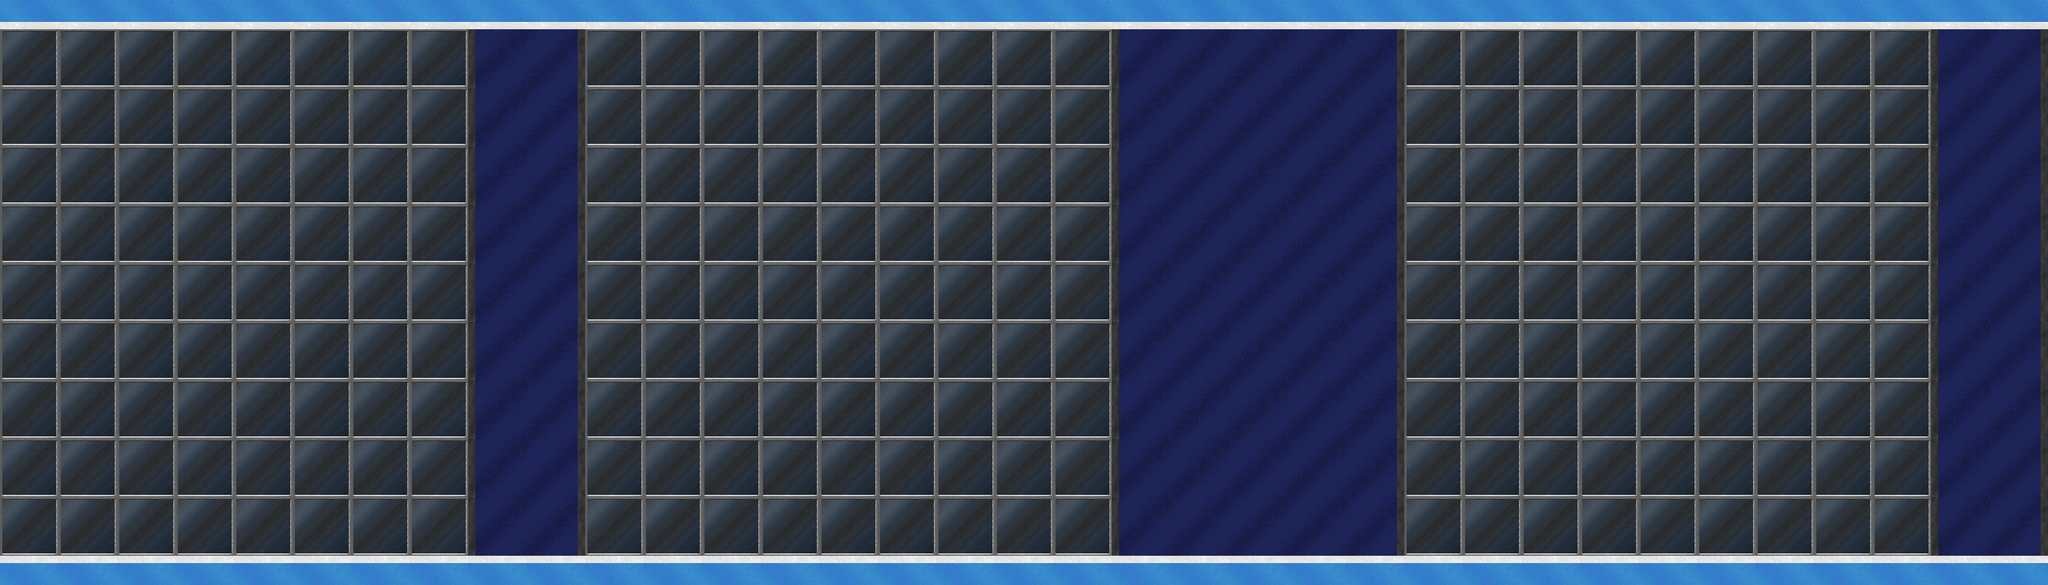

Below is a game level as drawn by its tile map, then a one-line description and the .tmx file that defines it, in full:
An orthogonal 70x20 tile map with 64x64 px tiles, 1 tile layer (Tile Layer 1).

<map version="1.0" orientation="orthogonal" width="70" height="20" tilewidth="64" tileheight="64">
 <tileset firstgid="1" name="tiles" tilewidth="64" tileheight="64">
  <image source="../textures/tiles.png" width="1280" height="1280" />
 </tileset>
 <layer name="Tile Layer 1" width="70" height="20">
  <data encoding="csv">
21,22,21,22,21,22,21,22,21,22,21,22,21,22,21,22,21,22,21,22,21,22,21,22,21,22,21,22,21,22,21,22,21,22,21,22,21,22,21,22,21,22,21,22,21,22,21,22,21,22,21,22,21,22,21,22,21,22,21,22,21,22,21,22,21,22,21,22,21,22,
121,122,121,122,121,122,121,122,121,122,121,122,121,122,121,122,363,364,361,362,121,122,121,122,121,122,121,122,121,122,121,122,121,122,121,122,121,122,363,364,373,374,373,374,373,374,361,362,121,122,121,122,121,122,121,122,121,122,121,122,121,122,121,122,121,122,363,364,361,362,
141,142,141,142,141,142,141,142,141,142,141,142,141,142,141,142,383,384,381,382,141,142,141,142,141,142,141,142,141,142,141,142,141,142,141,142,141,142,383,384,393,394,393,394,393,394,381,382,141,142,141,142,141,142,141,142,141,142,141,142,141,142,141,142,141,142,383,384,381,382,
121,122,121,122,121,122,121,122,121,122,121,122,121,122,121,122,363,364,361,362,121,122,121,122,121,122,121,122,121,122,121,122,121,122,121,122,121,122,363,364,373,374,373,374,373,374,361,362,121,122,121,122,121,122,121,122,121,122,121,122,121,122,121,122,121,122,363,364,361,362,
141,142,141,142,141,142,141,142,141,142,141,142,141,142,141,142,383,384,381,382,141,142,141,142,141,142,141,142,141,142,141,142,141,142,141,142,141,142,383,384,393,394,393,394,393,394,381,382,141,142,141,142,141,142,141,142,141,142,141,142,141,142,141,142,141,142,383,384,381,382,
121,122,121,122,121,122,121,122,121,122,121,122,121,122,121,122,363,364,361,362,121,122,121,122,121,122,121,122,121,122,121,122,121,122,121,122,121,122,363,364,373,374,373,374,373,374,361,362,121,122,121,122,121,122,121,122,121,122,121,122,121,122,121,122,121,122,363,364,361,362,
141,142,141,142,141,142,141,142,141,142,141,142,141,142,141,142,383,384,381,382,141,142,141,142,141,142,141,142,141,142,141,142,141,142,141,142,141,142,383,384,393,394,393,394,393,394,381,382,141,142,141,142,141,142,141,142,141,142,141,142,141,142,141,142,141,142,383,384,381,382,
121,122,121,122,121,122,121,122,121,122,121,122,121,122,121,122,363,364,361,362,121,122,121,122,121,122,121,122,121,122,121,122,121,122,121,122,121,122,363,364,373,374,373,374,373,374,361,362,121,122,121,122,121,122,121,122,121,122,121,122,121,122,121,122,121,122,363,364,361,362,
141,142,141,142,141,142,141,142,141,142,141,142,141,142,141,142,383,384,381,382,141,142,141,142,141,142,141,142,141,142,141,142,141,142,141,142,141,142,383,384,393,394,393,394,393,394,381,382,141,142,141,142,141,142,141,142,141,142,141,142,141,142,141,142,141,142,383,384,381,382,
121,122,121,122,121,122,121,122,121,122,121,122,121,122,121,122,363,364,361,362,121,122,121,122,121,122,121,122,121,122,121,122,121,122,121,122,121,122,363,364,373,374,373,374,373,374,361,362,121,122,121,122,121,122,121,122,121,122,121,122,121,122,121,122,121,122,363,364,361,362,
141,142,141,142,141,142,141,142,141,142,141,142,141,142,141,142,383,384,381,382,141,142,141,142,141,142,141,142,141,142,141,142,141,142,141,142,141,142,383,384,393,394,393,394,393,394,381,382,141,142,141,142,141,142,141,142,141,142,141,142,141,142,141,142,141,142,383,384,381,382,
121,122,121,122,121,122,121,122,121,122,121,122,121,122,121,122,363,364,361,362,121,122,121,122,121,122,121,122,121,122,121,122,121,122,121,122,121,122,363,364,373,374,373,374,373,374,361,362,121,122,121,122,121,122,121,122,121,122,121,122,121,122,121,122,121,122,363,364,361,362,
141,142,141,142,141,142,141,142,141,142,141,142,141,142,141,142,383,384,381,382,141,142,141,142,141,142,141,142,141,142,141,142,141,142,141,142,141,142,383,384,393,394,393,394,393,394,381,382,141,142,141,142,141,142,141,142,141,142,141,142,141,142,141,142,141,142,383,384,381,382,
121,122,121,122,121,122,121,122,121,122,121,122,121,122,121,122,363,364,361,362,121,122,121,122,121,122,121,122,121,122,121,122,121,122,121,122,121,122,363,364,373,374,373,374,373,374,361,362,121,122,121,122,121,122,121,122,121,122,121,122,121,122,121,122,121,122,363,364,361,362,
141,142,141,142,141,142,141,142,141,142,141,142,141,142,141,142,383,384,381,382,141,142,141,142,141,142,141,142,141,142,141,142,141,142,141,142,141,142,383,384,393,394,393,394,393,394,381,382,141,142,141,142,141,142,141,142,141,142,141,142,141,142,141,142,141,142,383,384,381,382,
121,122,121,122,121,122,121,122,121,122,121,122,121,122,121,122,363,364,361,362,121,122,121,122,121,122,121,122,121,122,121,122,121,122,121,122,121,122,363,364,373,374,373,374,373,374,361,362,121,122,121,122,121,122,121,122,121,122,121,122,121,122,121,122,121,122,363,364,361,362,
141,142,141,142,141,142,141,142,141,142,141,142,141,142,141,142,383,384,381,382,141,142,141,142,141,142,141,142,141,142,141,142,141,142,141,142,141,142,383,384,393,394,393,394,393,394,381,382,141,142,141,142,141,142,141,142,141,142,141,142,141,142,141,142,141,142,383,384,381,382,
121,122,121,122,121,122,121,122,121,122,121,122,121,122,121,122,363,364,361,362,121,122,121,122,121,122,121,122,121,122,121,122,121,122,121,122,121,122,363,364,373,374,373,374,373,374,361,362,121,122,121,122,121,122,121,122,121,122,121,122,121,122,121,122,121,122,363,364,361,362,
141,142,141,142,141,142,141,142,141,142,141,142,141,142,141,142,383,384,381,382,141,142,141,142,141,142,141,142,141,142,141,142,141,142,141,142,141,142,383,384,393,394,393,394,393,394,381,382,141,142,141,142,141,142,141,142,141,142,141,142,141,142,141,142,141,142,383,384,381,382,
3,4,3,4,3,4,3,4,3,4,3,4,3,4,3,4,3,4,3,4,3,4,3,4,3,4,3,4,3,4,3,4,3,4,3,4,3,4,3,4,3,4,3,4,3,4,3,4,3,4,3,4,3,4,3,4,3,4,3,4,3,4,3,4,3,4,3,4,3,4
</data>
 </layer>
</map>
